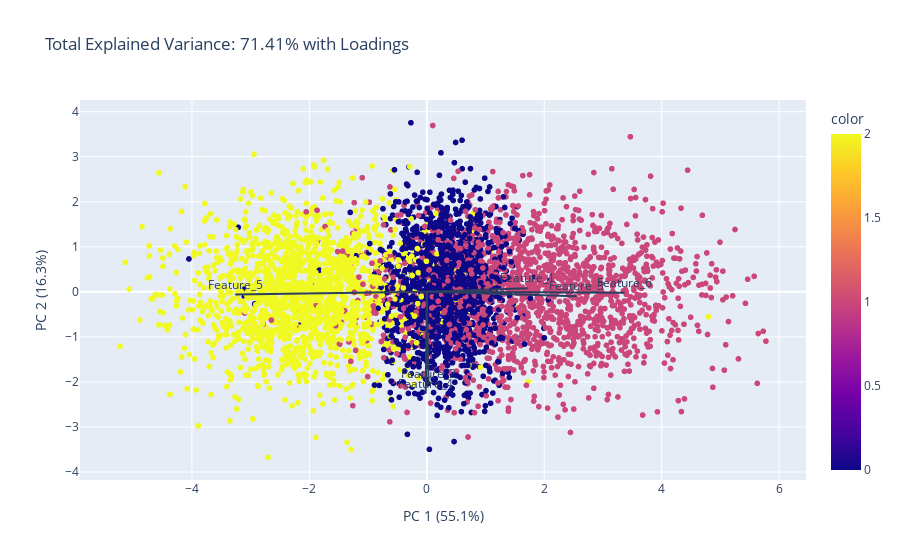

Here is the notebook cell this chart was saved with:
### Code cell
n_components=2
pca = PCA(n_components)
components = pca.fit_transform(X)
total_var = pca.explained_variance_ratio_.sum() * 100
loadings = (pca.components_.T * np.sqrt(pca.explained_variance_))* 3


labels = {
    str(i): f"PC {i+1} ({var:.1f}%)"
    for i, var in enumerate(pca.explained_variance_ratio_ * 100)
}
fig = px.scatter(
    components,
    labels=labels,
    x=0, y=1,
    color=y, 
    title=f'Total Explained Variance: {total_var:.2f}% with Loadings'
    )


for i, feature in enumerate(features):
    fig.add_shape(
        type='line',
        x0=0, y0=0,
        x1=loadings[i, 0],
        y1=loadings[i, 1]
    )
    fig.add_annotation(
        x=loadings[i, 0],
        y=loadings[i, 1],
        ax=0, ay=0,
        xanchor="center",
        yanchor="bottom",
        text=feature,
    )
fig.write_html(current_path.joinpath('PCA_loadings.html'))
fig.show()

#Este plot puede tener problema porque el dataset esta normalizado,revisar si es asi

### Figure 1 — Plotly figure (JSON) as saved in the notebook; plotly's stock layout.template omitted (floating-point values rounded to 4 significant figures; data arrays with more than 128 entries replaced by an {"elided": "..."} marker saying what was removed)
{"data": [{"hovertemplate": "PC 1 (55.1%)=%{x}<br>PC 2 (16.3%)=%{y}<br>color=%{marker.color}<extra></extra>", "legendgroup": "", "marker": {"color": {"elided": "5000 int values"}, "coloraxis": "coloraxis", "symbol": "circle"}, "mode": "markers", "name": "", "showlegend": false, "type": "scattergl", "x": {"elided": "5000 float values"}, "xaxis": "x", "y": {"elided": "5000 float values"}, "yaxis": "y"}], "layout": {"annotations": [{"ax": 0, "ay": 0, "text": "Feature_1", "x": 1.715, "xanchor": "center", "y": 0.07951, "yanchor": "bottom"}, {"ax": 0, "ay": 0, "text": "Feature_2", "x": 0.02883, "xanchor": "center", "y": -2.047, "yanchor": "bottom"}, {"ax": 0, "ay": 0, "text": "Feature_3", "x": 2.55, "xanchor": "center", "y": -0.09776, "yanchor": "bottom"}, {"ax": 0, "ay": 0, "text": "Feature_4", "x": -0.01933, "xanchor": "center", "y": -2.261, "yanchor": "bottom"}, {"ax": 0, "ay": 0, "text": "Feature_5", "x": -3.263, "xanchor": "center", "y": -0.06024, "yanchor": "bottom"}, {"ax": 0, "ay": 0, "text": "Feature_6", "x": 3.366, "xanchor": "center", "y": -0.02027, "yanchor": "bottom"}], "coloraxis": {"colorbar": {"title": {"text": "color"}}, "colorscale": [[0, "#0d0887"], [0.1111, "#46039f"], [0.2222, "#7201a8"], [0.3333, "#9c179e"], [0.4444, "#bd3786"], [0.5556, "#d8576b"], [0.6667, "#ed7953"], [0.7778, "#fb9f3a"], [0.8889, "#fdca26"], [1, "#f0f921"]]}, "legend": {"tracegroupgap": 0}, "shapes": [{"type": "line", "x0": 0, "x1": 1.715, "y0": 0, "y1": 0.07951}, {"type": "line", "x0": 0, "x1": 0.02883, "y0": 0, "y1": -2.047}, {"type": "line", "x0": 0, "x1": 2.55, "y0": 0, "y1": -0.09776}, {"type": "line", "x0": 0, "x1": -0.01933, "y0": 0, "y1": -2.261}, {"type": "line", "x0": 0, "x1": -3.263, "y0": 0, "y1": -0.06024}, {"type": "line", "x0": 0, "x1": 3.366, "y0": 0, "y1": -0.02027}], "title": {"text": "Total Explained Variance: 71.41% with Loadings"}, "xaxis": {"anchor": "y", "domain": [0, 1], "title": {"text": "PC 1 (55.1%)"}}, "yaxis": {"anchor": "x", "domain": [0, 1], "title": {"text": "PC 2 (16.3%)"}}}}
